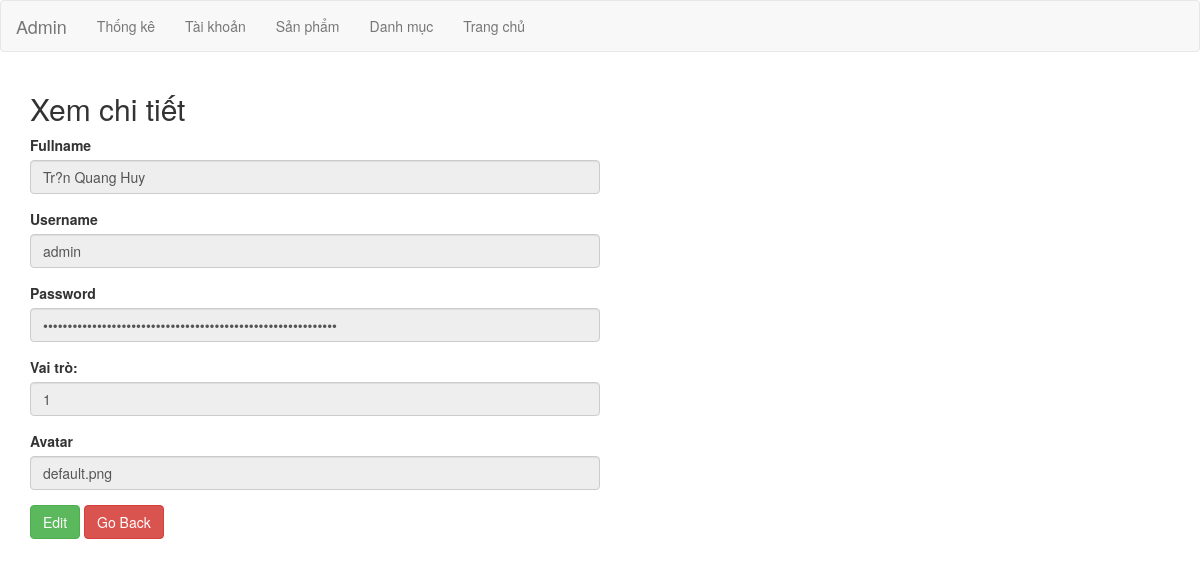
Page /Admin/index.php?page=taikhoan&action=view&id=1 (signed in) on the committed database.
### tables this page shows
CREATE TABLE `account` (
  `id` int(11) NOT NULL,
  `username` varchar(128) NOT NULL,
  `password` varchar(128) NOT NULL,
  `fullname` varchar(128) NOT NULL,
  `vaitro` int(11) NOT NULL,
  `avatar` varchar(128) NOT NULL
);

### Admin/index.php (called while the page is built, shortened)
<?php
  if(isset($_GET['page'])){
    $view=$_GET['page'];
  } else {
    $view = 'trangchinh.php';
  }
  if(isset($_GET['action'])){
    $action=$_GET['action'];
  }else{
    $action='df';
  }
  switch ($view) {
    case 'taikhoan':
      switch ($action) {
              case 'view':
                $id=$_GET['id'];
                $user= new user();
                $result=$user->selectById($id);
                extract($result);
                break;
            }
      break;
  }
  require_once './View/layout.php';
?>

### Admin/Model/connect.php (called while the page is built, shortened)
<?php
class connect{
		var $db=null;
		function __construct(){
			$dsn="mysql:host=localhost;dbname=shophanh";
			$user='root';
			$pass='';
			$this-> db = new PDO($dsn, $user, $pass, array(PDO::MYSQL_ATTR_INIT_COMMAND=>"SET NAMES 'utf8'"));
		}
		function getList($select){
			$result =$this -> db ->query($select);
			return $result;
		}
	}
?>

### Admin/Model/user.php (called while the page is built, shortened)
<?php
require_once 'connect.php';
class user{
     function selectById($id){
            $db=new connect();
            $select="SELECT * FROM account WHERE id=$id";
            $results = $db->getList($select);
            $result= $results->fetch();
            return $result;
        }
}
?>

### Admin/View/Account/view-account.php (the view, shortened to what this page needs)
<div class="container">
	<h2> <?php
		if($action=='view'){
			echo "Xem chi tiết";
		} else {
			echo "Chỉnh sửa thông tin tài khoản";		}
	?> </h2>
	<div class='w-50'>
	<form action="index.php?page=taikhoan" method="POST" >
		<div class="form-group">
			<label for="">Fullname</label>
			<input type="text" class="form-control" id="fullname" name="fullname" value="<?=$fullname?>" <?=$action=='view'? 'readonly':''?>>
		</div>
		<div class="form-group">
			<label for="">Username</label>
			<input type="text" class="form-control" id="username" name="username" value="<?=$username?>" <?=$action=='view'? 'readonly':''?>>
		</div>
		<div class="form-group">
			<label for="">Password</label>
			<input type="password" class="form-control" id="password" name="password" value="<?=$password?>" <?=$action=='view'? 'readonly':''?>>
		</div>
		<div class="form-group">
			<label for="">Vai trò:</label>
			<input type="text" class="form-control" id="vaitro" name="vaitro" value="<?=$vaitro?>" <?=$action=='view'? 'readonly':''?>>
		</div>
		<div class="form-group">
			<label for="">Avatar </label>
			<input type="text" class="form-control" id="avatar" name="avatar" value="<?=$avatar?>" <?=$action=='view'? 'readonly':''?>>
		</div>
	 <?php
	  	if($action=='view'){
	  		echo "<a href='?page=taikhoan&action=edit&id=$id'> <button type='button' class='btn btn-success' >Edit</button> </a>";
	  	} else {
	  		echo "<button type='submit' class='btn btn-success' name='updateuser'>Cập nhật</button> ";
	  	}
	  ?>
		<button type="submit" class="btn btn-danger" name="goback">Go Back</button>
	</form>
	</div>
</div>

### Public/Css/admin.css (style rules this page uses)
.w-50 { width:50%; }

### rows in the picture
account: fullname "Tr?n Quang Huy", username "admin", vaitro "1", avatar "default.png"
